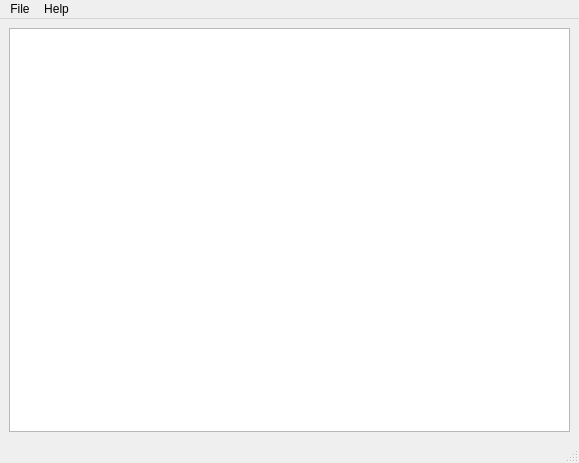
<?xml version="1.0" encoding="UTF-8"?>
<ui version="4.0">
 <class>MainWindow</class>
 <widget class="QMainWindow" name="MainWindow">
  <property name="enabled">
   <bool>true</bool>
  </property>
  <property name="minimumSize">
   <size>
    <width>579</width>
    <height>463</height>
   </size>
  </property>
  <property name="maximumSize">
   <size>
    <width>579</width>
    <height>463</height>
   </size>
  </property>
  <property name="windowTitle">
   <string>Project Director</string>
  </property>
  <widget class="QWidget" name="centralwidget">
   <layout class="QVBoxLayout" name="verticalLayout">
    <item>
     <widget class="QListView" name="ProjectsListView"/>
    </item>
   </layout>
  </widget>
  <widget class="QMenuBar" name="menubar">
   <property name="geometry">
    <rect>
     <x>0</x>
     <y>0</y>
     <width>579</width>
     <height>25</height>
    </rect>
   </property>
   <widget class="QMenu" name="menuFile">
    <property name="title">
     <string>File</string>
    </property>
    <addaction name="actionNew"/>
    <addaction name="actionOpen"/>
    <addaction name="actionSave"/>
    <addaction name="actionSave_as"/>
    <addaction name="separator"/>
    <addaction name="actionExit"/>
   </widget>
   <widget class="QMenu" name="menuHelp">
    <property name="title">
     <string>Help</string>
    </property>
    <addaction name="actionHelp"/>
    <addaction name="actionAbout"/>
   </widget>
   <addaction name="menuFile"/>
   <addaction name="menuHelp"/>
  </widget>
  <widget class="QStatusBar" name="statusbar"/>
  <action name="actionOpen">
   <property name="text">
    <string>Open</string>
   </property>
  </action>
  <action name="actionSave">
   <property name="text">
    <string>Save</string>
   </property>
  </action>
  <action name="actionSave_as">
   <property name="text">
    <string>Save as...</string>
   </property>
  </action>
  <action name="actionNew">
   <property name="text">
    <string>New</string>
   </property>
  </action>
  <action name="actionExit">
   <property name="text">
    <string>Exit</string>
   </property>
  </action>
  <action name="actionHelp">
   <property name="text">
    <string>Help</string>
   </property>
  </action>
  <action name="actionAbout">
   <property name="text">
    <string>About</string>
   </property>
  </action>
 </widget>
 <resources/>
 <connections>
  <connection>
   <sender>actionExit</sender>
   <signal>activated()</signal>
   <receiver>MainWindow</receiver>
   <slot>close()</slot>
   <hints>
    <hint type="sourcelabel">
     <x>-1</x>
     <y>-1</y>
    </hint>
    <hint type="destinationlabel">
     <x>399</x>
     <y>299</y>
    </hint>
   </hints>
  </connection>
 </connections>
</ui>
